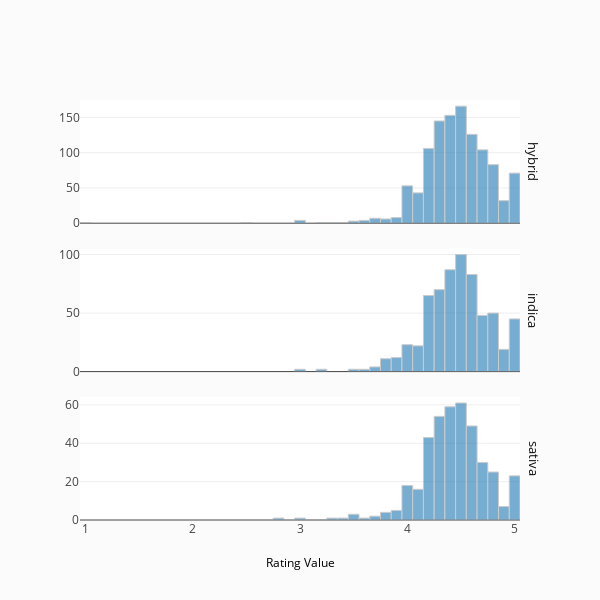

Write notebook code for a chart like this one.
### Code cell
plot_facet(df, 'Rating Value', 'Species')

### Figure 1 — Plotly figure (JSON) as saved in the notebook; plotly's stock layout.template omitted (floating-point values rounded to 4 significant figures; data arrays with more than 128 entries replaced by an {"elided": "..."} marker saying what was removed)
{"data": [{"marker": {"color": "rgb(31, 119, 180)", "line": {"color": "darkgrey", "width": 1}}, "opacity": 0.6, "type": "histogram", "uid": "748077e4-d9f1-11e8-9d58-1c1b0d97abe7", "x": {"elided": "1119 float values"}, "xaxis": "x", "yaxis": "y"}, {"marker": {"color": "rgb(31, 119, 180)", "line": {"color": "darkgrey", "width": 1}}, "opacity": 0.6, "type": "histogram", "uid": "7480ed1a-d9f1-11e8-9aa1-1c1b0d97abe7", "x": {"elided": "647 float values"}, "xaxis": "x", "yaxis": "y2"}, {"marker": {"color": "rgb(31, 119, 180)", "line": {"color": "darkgrey", "width": 1}}, "opacity": 0.6, "type": "histogram", "uid": "7481624c-d9f1-11e8-bde5-1c1b0d97abe7", "x": {"elided": "404 float values"}, "xaxis": "x", "yaxis": "y3"}], "layout": {"annotations": [{"font": {"color": "#0f0f0f", "size": 13}, "showarrow": false, "text": "hybrid", "textangle": 90, "x": 1.03, "xanchor": "center", "xref": "paper", "y": 0.8533, "yanchor": "middle", "yref": "paper"}, {"font": {"color": "#0f0f0f", "size": 13}, "showarrow": false, "text": "indica", "textangle": 90, "x": 1.03, "xanchor": "center", "xref": "paper", "y": 0.5, "yanchor": "middle", "yref": "paper"}, {"font": {"color": "#0f0f0f", "size": 13}, "showarrow": false, "text": "sativa", "textangle": 90, "x": 1.03, "xanchor": "center", "xref": "paper", "y": 0.1467, "yanchor": "middle", "yref": "paper"}, {"font": {"color": "#000000", "size": 12}, "showarrow": false, "text": "Rating Value", "textangle": 0, "x": 0.5, "xanchor": "center", "xref": "paper", "y": -0.1, "yanchor": "middle", "yref": "paper"}, {"font": {"color": "#000000", "size": 12}, "showarrow": false, "text": "", "textangle": -90, "x": -0.1, "xanchor": "center", "xref": "paper", "y": 0.5, "yanchor": "middle", "yref": "paper"}], "height": 600, "legend": {"bgcolor": "#efefef", "borderwidth": 1, "x": 1.05, "y": 1, "yanchor": "top"}, "paper_bgcolor": "rgb(251, 251, 251)", "showlegend": false, "title": "", "width": 600, "xaxis": {"anchor": "y3", "domain": [0, 1]}, "yaxis": {"anchor": "free", "domain": [0.7067, 1], "position": 0}, "yaxis2": {"anchor": "free", "domain": [0.3533, 0.6467], "position": 0}, "yaxis3": {"anchor": "x", "domain": [0, 0.2933]}}}
